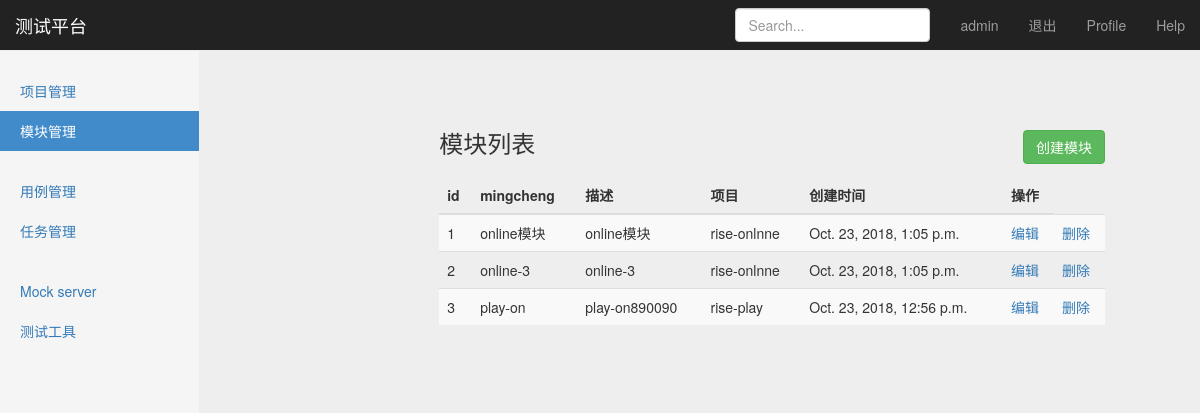
The page /manage/module_manage/ (signed in) on the database its author committed.
### project_app/models.py (models this page shows, shortened)
class Module(models.Model):
    project = models.ForeignKey(Project, on_delete=models.CASCADE)
    name = models.CharField("名称",max_length=100, blank=False, default="")
    describe = models.TextField("描述",default="")
    create_time = models.DateTimeField("创建时间",auto_now=True)

class Project(models.Model):
    name = models.CharField("名称",max_length=100,blank=False,default="")
    describe = models.TextField("描述",default="")
    status = models.BooleanField("状态",default="True")
    create_time = models.DateTimeField("创建时间",auto_now=True)
    def __str__(self):
        return self.name

### project_app/view/module_views.py (the view)
# urls.py: path('module_manage/', module_views.module_manage),
@login_required
def module_manage(request):
    username = request.session.get('user1', '')
    module_all = Module.objects.all()
    return render(request, "module_manage.html", {"user": username, "modules":module_all,
                                                   "type":"list"
                                                   })

### templates/module_manage.html (shortened to what this page needs)
{% extends "base.html" %}
{% block content %}
      <nav class="navbar navbar-inverse navbar-fixed-top">
      <div class="container-fluid">
        <div class="navbar-header">
          <a class="navbar-brand" href="#">测试平台</a>
        </div>
        <div id="navbar" class="navbar-collapse collapse">
          <ul class="nav navbar-nav navbar-right">
            <li><a href="#">{{ user }}</a></li>
            <li><a href="/logout/">退出</a></li>
            <li><a href="#">Profile</a></li>
            <li><a href="#">Help</a></li>
          </ul>
          <form class="navbar-form navbar-right">
            <input type="text" class="form-control" placeholder="Search...">
          </form>
        </div>
      </div>
    </nav>
    <div class="container-fluid">
        <div class="col-sm-3 col-md-2 sidebar">
          <ul class="nav nav-sidebar">
            <li><a href="/manage/project_manage/">项目管理</a></li>
            <li class="active"><a href="#">模块管理</a></li>
          </ul>
          <ul class="nav nav-sidebar">
            <li><a href="">用例管理</a></li>
            <li><a href="">任务管理</a></li>
          </ul>
          <ul class="nav nav-sidebar">
            <li><a href="">Mock server</a></li>
            <li><a href="">测试工具</a></li>
          </ul>
        </div>
        <div class="col-sm-9 col-sm-offset-3 col-md-10 col-md-offset-2 main">
        {% if type == "list" %}
            <div class="col-sm-9 col-sm-offset-3 col-md-10 col-md-offset-2 main">
             <h3 class="sub-header">模块列表
           <button type="button" onclick="window.location.href='/manage/add_module/'" style="float: right"
                   class="btn btn-success">创建模块</button>
          </h3>
          <div class="table-responsive">
            <table class="table table-striped">
              <thead>
                <tr>
                  <th>id</th>
                  <th>mingcheng</th>
                  <th>描述</th>
                  <th>项目</th>
                  <th>创建时间</th>
                   <th>操作</th>
                </tr>
              </thead>
              <tbody>
              {% for module in modules %}
                <tr>
                  <td>{{ module.id }}</td>
                  <td>{{ module.name }}</td>
                  <td>{{ module.describe }}</td>
                  <td>{{ module.project }}</td>
                  <td>{{ module.create_time }}</td>
                  <td> <a href="/manage/edit_module/{{ module.id }}">编辑</a></td>
                  <td> <a href="/manage/delete_module/{{ module.id }}">删除</a></td>
                </tr>
               {% endfor %}
              </tbody>
            </table>
          </div>
            </div>
        {% endif %}
        </div>
      </div>
{% endblock %}

### static/css/signin.css (style rules this page uses)
body { padding-top: 40px; padding-bottom: 40px; background-color: #eee; }

### static/css/dashboard.css (style rules this page uses)
body { padding-top: 50px; }
.sub-header { padding-bottom: 10px; border-bottom: 1px solid #eee; }
.navbar-fixed-top { border: 0; }
.sidebar { display: none; }
@media (min-width: 768px) { .sidebar { position: fixed; top: 51px; bottom: 0; left: 0; z-index: 1000; display: block; padding: 20px; overflow-x: hidden; overflow-y: auto; background-color: #f5f5f5; border-right: 1px solid #eee; } }
.nav-sidebar { margin-right: -21px; margin-bottom: 20px; margin-left: -20px; }
.nav-sidebar > li > a { padding-right: 20px; padding-left: 20px; }
.nav-sidebar > .active > a, .nav-sidebar > .active > a:hover, .nav-sidebar > .active > a:focus { color: #fff; background-color: #428bca; }
.main { padding: 20px; }
@media (min-width: 768px) { .main { padding-right: 40px; padding-left: 40px; } }

### rows shown on the page
Module: id "1", name "online模块", describe "online模块", project "rise-onlnne", create_time "Oct. 23, 2018, 1:05 p.m."
Module: id "2", name "online-3", describe "online-3", project "rise-onlnne", create_time "Oct. 23, 2018, 1:05 p.m."
Module: id "3", name "play-on", describe "play-on890090", project "rise-play", create_time "Oct. 23, 2018, 12:56 p.m."

### other values the page prints
{{ user }} "admin"
